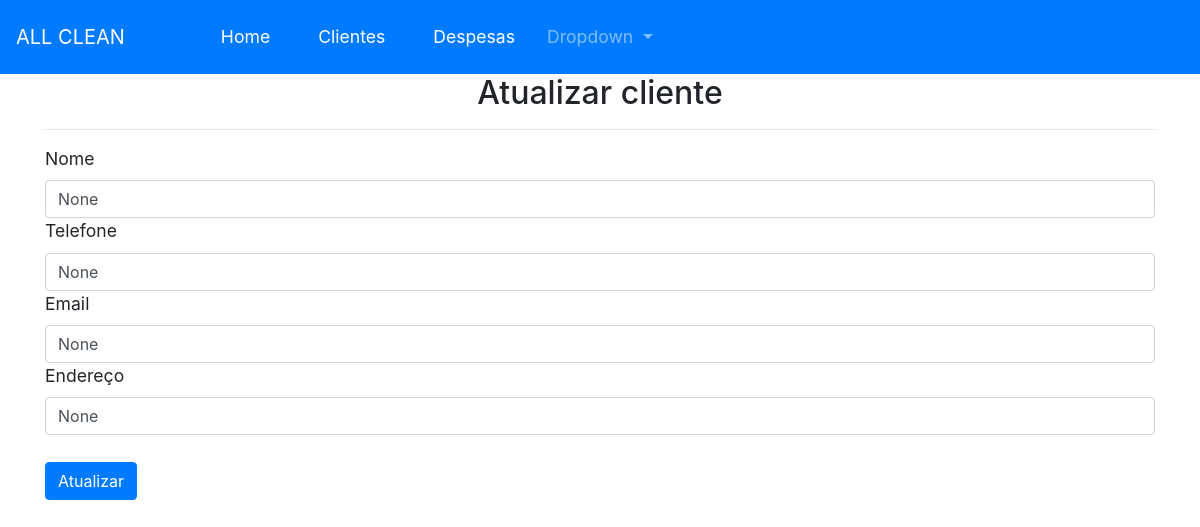
Before: /22/atualiza_cliente with the older database file.
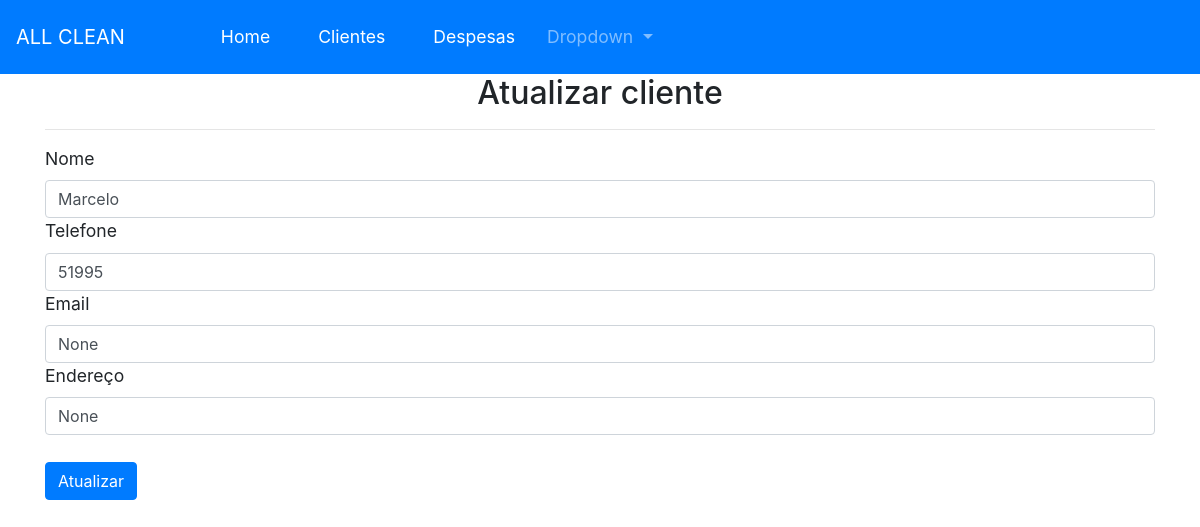
After: the same page with the newer database file.
### App.py (models this page shows, shortened)
class clientes(db.Model): # criando relacionamento entre banco de dados e sistema
    id = db.Column(db.Integer, primary_key=True)
    nome = db.Column(db.String(50))
    telefone = db.Column(db.String(50))
    email = db.Column(db.String(50))
    endereco = db.Column(db.String(50))

### App.py (the view, shortened to what this page needs)
@app.route('/<int:id>/atualiza_cliente',methods= ['GET','POST'])
def atualiza_cliente(id):
    cliente = clientes.query.filter_by(id=id).first() # faz o filtro do curso pelo id
    return render_template('atualiza_cliente.html',cliente=cliente) # será retornado o curso

### Templates/atualiza_cliente.html (shortened to what this page needs)
{% extends 'base.html' %}
{% block conteudo %}
    <h2 style = 'text-align: center;'>Atualizar cliente</h2>
<hr>
<form action="{{url_for('atualiza_cliente', id=cliente.id)}}" method="post">
    <label class="form-label">Nome</label>
    <input class='form-control' type="text" name="nome" value="{{cliente.nome}}" >
    <label>Telefone</label>
    <input class='form-control' type="text" name="telefone" value="{{cliente.telefone}}">
    <label>Email</label>
    <input class ='form-control' type="text" name="email"  value="{{cliente.email}}">
    <label>Endereço</label>
    <input class ='form-control' type="text" name="endereco"  value="{{cliente.endereco}}">
    <br>
    <button class="btn btn-primary">Atualizar</button>
</form>
{% endblock conteudo %}

Changed rows visible on the page:
changed clientes "None": nome "None" → "Marcelo"; telefone "None" → "51995"
